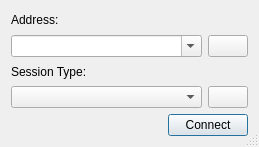
<?xml version="1.0" encoding="UTF-8"?>
<ui version="4.0">
 <class>ClientDialog</class>
 <widget class="QDialog" name="ClientDialog">
  <property name="geometry">
   <rect>
    <x>0</x>
    <y>0</y>
    <width>259</width>
    <height>147</height>
   </rect>
  </property>
  <property name="sizePolicy">
   <sizepolicy hsizetype="Fixed" vsizetype="Fixed">
    <horstretch>0</horstretch>
    <verstretch>0</verstretch>
   </sizepolicy>
  </property>
  <property name="windowTitle">
   <string>Aspia Client</string>
  </property>
  <property name="sizeGripEnabled">
   <bool>true</bool>
  </property>
  <layout class="QVBoxLayout" name="verticalLayout_2">
   <item>
    <layout class="QVBoxLayout" name="verticalLayout">
     <item>
      <widget class="QLabel" name="label_address">
       <property name="text">
        <string>Address:</string>
       </property>
      </widget>
     </item>
     <item>
      <layout class="QHBoxLayout" name="horizontalLayout_3">
       <item>
        <widget class="QComboBox" name="combo_address">
         <property name="editable">
          <bool>true</bool>
         </property>
        </widget>
       </item>
       <item>
        <widget class="QPushButton" name="button_clear">
         <property name="sizePolicy">
          <sizepolicy hsizetype="Fixed" vsizetype="Fixed">
           <horstretch>0</horstretch>
           <verstretch>0</verstretch>
          </sizepolicy>
         </property>
         <property name="text">
          <string/>
         </property>
         <property name="icon">
          <iconset resource="../resources/client.qrc">
           <normaloff>:/img/broom.png</normaloff>:/img/broom.png</iconset>
         </property>
         <property name="autoDefault">
          <bool>false</bool>
         </property>
        </widget>
       </item>
      </layout>
     </item>
     <item>
      <widget class="QLabel" name="label_session_type">
       <property name="text">
        <string>Session Type:</string>
       </property>
      </widget>
     </item>
     <item>
      <layout class="QHBoxLayout" name="horizontalLayout">
       <item>
        <widget class="QComboBox" name="combo_session_type"/>
       </item>
       <item>
        <widget class="QPushButton" name="button_session_config">
         <property name="sizePolicy">
          <sizepolicy hsizetype="Fixed" vsizetype="Fixed">
           <horstretch>0</horstretch>
           <verstretch>0</verstretch>
          </sizepolicy>
         </property>
         <property name="text">
          <string/>
         </property>
         <property name="icon">
          <iconset resource="../resources/client.qrc">
           <normaloff>:/img/settings.png</normaloff>:/img/settings.png</iconset>
         </property>
         <property name="autoDefault">
          <bool>false</bool>
         </property>
        </widget>
       </item>
      </layout>
     </item>
    </layout>
   </item>
   <item>
    <layout class="QHBoxLayout" name="horizontalLayout_2">
     <item>
      <spacer name="horizontalSpacer">
       <property name="orientation">
        <enum>Qt::Horizontal</enum>
       </property>
       <property name="sizeHint" stdset="0">
        <size>
         <width>40</width>
         <height>20</height>
        </size>
       </property>
      </spacer>
     </item>
     <item>
      <widget class="QPushButton" name="button_connect">
       <property name="sizePolicy">
        <sizepolicy hsizetype="Fixed" vsizetype="Fixed">
         <horstretch>0</horstretch>
         <verstretch>0</verstretch>
        </sizepolicy>
       </property>
       <property name="text">
        <string>Connect</string>
       </property>
      </widget>
     </item>
    </layout>
   </item>
  </layout>
 </widget>
 <resources>
  <include location="../resources/client.qrc"/>
 </resources>
 <connections/>
</ui>
